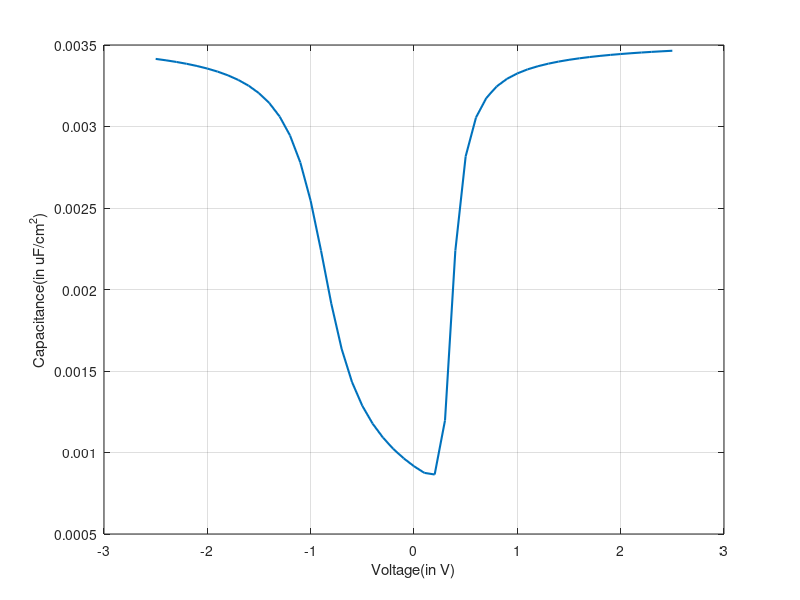

Source code (MATLAB): (Note: this script raises an error after producing the figure.)
%% Input parameters
phi_m =4.05 ;      %work function of metal
V_g=-2.5:0.1:2.5;            %gate voltage
t_ox=10e-9;          %oxide thickness 
N_sub=-1e17*1e6;      %-ve=p type substrate(NMOS), +ve=n type substrate(PMOS), input doping density here
V_wiggle=10e-3;

%% Constants
q=1.6e-19;
k=8.314/(6.023*10^23);
T=300;
eps_0=8.85e-12; 
Vt=k*T/q;          %thermal voltage

%% Substrate parameters

ni=1.5e16;          % number of instrinsic carriers in silicon substrate
Eg_sub=1.12*q;      %band gap of silicon, 1.12eV
eps_sub=12*eps_0;   %permitivitty of silicon substrate
EA_sub=4.05*q;      %electron affinity for substrate
L_sub=1e-6;
k_sub=12;

%calculating the value of n and p for substrate
if(N_sub<0)                %p type substrate(NMOS)
    p_sub=abs(N_sub);
    n_sub=ni^2/p_sub;
elseif(N_sub>0)            %n type substrate(PMOS)
    n_sub=N_sub;
    p_sub=ni^2/n_sub;
else                       %intrinsic semiconductor
    n_sub=ni;
    p_sub=pi;
end   

%% Oxide parameters

eps_ox=4*eps_0;    %permitivitty of SiO2
Ec_offset=3.1*q;   %conduction band offset
Eg_ox=9*q;         %band gap of oxide
c_ox=eps_ox/t_ox;
k_ox=4;

%% Workfunction,flatband values;

phi_b = -sign(N_sub)*Vt*log(abs(N_sub)/ni);   %Ei-Ef/q for semiconductor
phi_s = EA_sub/q+Eg_sub/(2*q)+phi_b;          %work function for substrate
V_fb=(phi_m-phi_s) ;                          %flatband voltage
tm = 10e-9;                                   %Gate thickness, used for polysilicon, not of use in metalgate

%% Solver parameters
dx=1e-9;
I_max=50;
tol1=1e-6;

% Sign of substrate charges in the current mode, since we have signum(psi_s1(i)) in formula of charge

if(V_g>=V_fb)
    signq = -1;       %Depletion for NMOS, Accumulation for PMOS
else                  % i.e. (V_g<V_fb)
    signq = +1;       %Accumulation for NMOS, Depletion for PMOS
end

%Same charge sign for depletion and inversion

% if sign(N_sub) <= 0
%     F = @(sp) V_fb-(signq*((2*eps_sub*k*T*abs(N_sub))^0.5*((exp(-q*sp/(k*T))+q*sp/(k*T)-1)+(ni^2/(abs(N_sub))^2)*(exp(+q*sp/(k*T))-q*sp/(k*T)-1))^0.5)/c_ox)+sp-V_g;
%     psi_s1(i) = fsolve(F,-signq*0.1); % Initial guess, sign taken due to fsolve
%     
% else                              % sign(N_sub) > 0
%     F = @(sp) V_fb-(signq*((2*eps_sub*k*T*abs(N_sub))^0.5*((ni^2/(abs(N_sub))^2)*(exp(-q*sp/(k*T))+q*sp/(k*T)-1)+(exp(+q*sp/(k*T))-q*sp/(k*T)-1))^0.5)/c_ox)+sp-V_g;
%     psi_s1(i) = fsolve(F,-signq*0.1); % Initial guess, sign taken due to fsolve
% end


%%  LFCV
C=zeros(length(V_g),1);
Q1=zeros(length(V_g),1);
Q2=zeros(length(V_g),1);
for i=1:length(V_g)
    
    if(V_g(i)>=V_fb)
    signq = -1;       %Depletion for NMOS, Accumulation for PMOS
    else                  % i.e. (V_g<V_fb)
    signq = +1;       %Accumulation for NMOS, Depletion for PMOS
    end
    
    if(V_g(i)+V_wiggle>=V_fb)
    signq2 = -1;       %Depletion for NMOS, Accumulation for PMOS
    else                  % i.e. (V_g<V_fb)
    signq2 = +1;       %Accumulation for NMOS, Depletion for PMOS
    end
    
 F1 = @(sp) V_fb-(signq*((2*eps_sub*k*T*abs(N_sub))^0.5*((exp(-q*sp/(k*T))+q*sp/(k*T)-1)+(ni^2/(abs(N_sub))^2)*(exp(+q*sp/(k*T))-q*sp/(k*T)-1))^0.5)/c_ox)+sp-V_g(i);
    psi_s1(i) = fsolve(F1,-signq*0.1); % Initial guess, sign taken due to fsolve
 
  Q1(i,1)=signq*((2*eps_sub*k*T*abs(N_sub))^0.5*((exp(-q*psi_s1(i)/(k*T))+q*psi_s1(i)/(k*T)-1)+(ni^2/(abs(N_sub))^2)*(exp(+q*psi_s1(i)/(k*T))-q*psi_s1(i)/(k*T)-1))^0.5);

  F2 = @(sp) V_fb-(signq2*((2*eps_sub*k*T*abs(N_sub))^0.5*((exp(-q*sp/(k*T))+q*sp/(k*T)-1)+(ni^2/(abs(N_sub))^2)*(exp(+q*sp/(k*T))-q*sp/(k*T)-1))^0.5)/c_ox)+sp-V_g(i)-V_wiggle;
  
  psi_s1(i) = fsolve(F2,-signq2*0.1); % Initial guess, sign taken due to fsolve
  Q2(i,1)=signq2*((2*eps_sub*k*T*abs(N_sub))^0.5*((exp(-q*psi_s1(i)/(k*T))+q*psi_s1(i)/(k*T)-1)+(ni^2/(abs(N_sub))^2)*(exp(+q*psi_s1(i)/(k*T))-q*psi_s1(i)/(k*T)-1))^0.5);
  
  C(i,1)=abs((Q2(i,1))-(Q1(i,1)))/V_wiggle;
  
  
  
end

plot(V_g,C,'LineWidth',1.5);
hold on;
%plot([0 10], [0 0], 'k-')
xlabel('Voltage(in V)');
ylabel('Capacitance(in uF/cm^2)');
grid on;
ax=gca;
ax.FontSize=10;
hold off;

%% HFCV
Chfcv=zeros(length(V_g),1);
Q3=zeros(length(V_g),1);
Q4=zeros(length(V_g),1);
for i=1:length(V_g)
    
    if(V_g(i)>=V_fb)
    signq = -1;       %Depletion for NMOS, Accumulation for PMOS
    else                  % i.e. (V_g<V_fb)
    signq = +1;       %Accumulation for NMOS, Depletion for PMOS
    end
    
    if(V_g(i)+V_wiggle>=V_fb)
    signq2 = -1;       %Depletion for NMOS, Accumulation for PMOS
    else                  % i.e. (V_g<V_fb)
    signq2 = +1;       %Accumulation for NMOS, Depletion for PMOS
    end
    
 F3 = @(sp) V_fb-(signq*((2*eps_sub*k*T*abs(N_sub))^0.5*((exp(-q*sp/(k*T))+q*sp/(k*T)-1)+(ni^2/(abs(N_sub))^2)*(exp(+q*sp/(k*T))-q*sp/(k*T)-1))^0.5)/c_ox)+sp-V_g(i);
    psi_s2(i) = fsolve(F3,-signq*0.1); % Initial guess, sign taken due to fsolve
 
  Q3(i,1)=signq*((2*eps_sub*k*T*abs(N_sub))^0.5*((exp(-q*psi_s2(i)/(k*T))+q*psi_s2(i)/(k*T)-1)+(ni^2/(abs(N_sub))^2)*(exp(+q*psi_s2(i)/(k*T))-q*psi_s2(i)/(k*T)-1))^0.5);
    
  F4 = @(sp) V_fb-(signq2*((2*eps_sub*k*T*abs(N_sub))^0.5*((exp(-q*psi_s3(i)/(k*T))+q*psi_s3(i)/(k*T)-1)+psi_s3(i)*(ni^2/((Vt)*(abs(N_sub))^2))*(exp(+q*psi_s2(i)/(k*T))-1))^0.5)/c_ox)+sp-V_g(i)-V_wiggle;
  
  psi_s3(i) = fsolve(F4,-signq2*0.1); % Initial guess, sign taken due to fsolve
  Q4(i,1)=signq2*((2*eps_sub*k*T*abs(N_sub))^0.5*((exp(-q*psi_s3(i)/(k*T))+q*psi_s3(i)/(k*T)-1)+psi_s3(i)*(ni^2/((Vt)*(abs(N_sub))^2))*(exp(+q*psi_s2(i)/(k*T))-1))^0.5);
  
  Chfcv(i,1)=abs((Q4(i,1))-(Q3(i,1)))/V_wiggle;
  
  
  
end
figure;
plot(V_g,Chfcv,'LineWidth',1.5);

xlabel('Voltage(in V)');
ylabel('Capacitance(in F/cm^2)');
grid on;
ax=gca;
ax.FontSize=10;
hold off;
